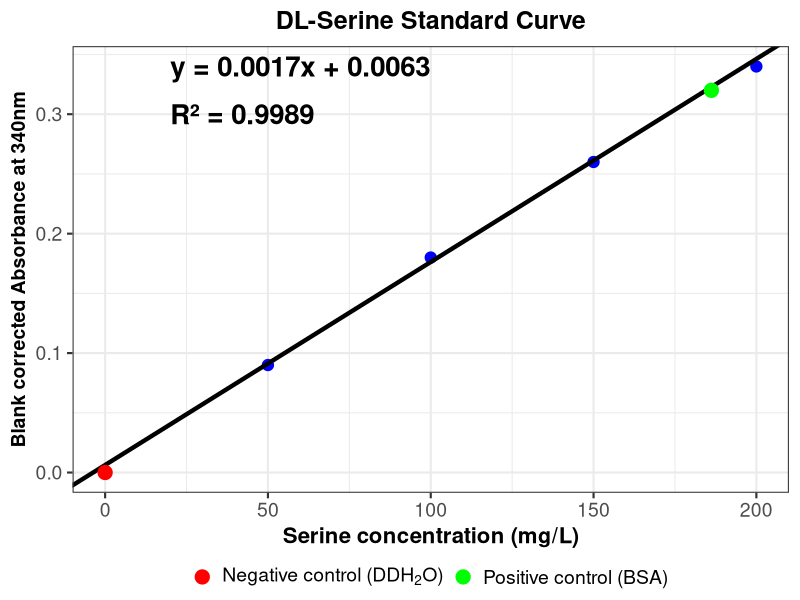

Recreate this plot in R.
# ---------------------------------------------------------
# DL-SERINE STANDARD CURVE 
# ---------------------------------------------------------

library(ggplot2)

# 1. Standard curve data
std_df <- data.frame(
  Serine = c(0, 50, 100, 150, 200),
  Abs    = c(0.00, 0.09, 0.18, 0.26, 0.34)
)

pos_df <- data.frame(
  Serine = 186.19,
  Abs    = 0.32,
  Type   = "Positive control (BSA)"
)

neg_df <- data.frame(
  Serine = 0,
  Abs    = 0.00,
  Type   = "Negative control (DDH2O)"
)

# 2. Regression model (from excel master sheet)
eq <- "y = 0.0017x + 0.0063"
r2 <- "R² = 0.9989"

# 4. Inset plot with crisp fonts
p_std_small <- ggplot(std_df, aes(x = Serine, y = Abs)) +
  geom_point(size = 3.5, colour = "blue") +
  
  # Solid regression line
  geom_abline(
    intercept = 0.0063,
    slope     = 0.0017,
    colour    = "black",
    linewidth = 1.5
  ) +
  
  geom_point(data = pos_df, aes(colour = Type), size = 4.5) +
  geom_point(data = neg_df, aes(colour = Type), size = 4.5) +
  
  scale_colour_manual(
    values = c("Negative control (DDH2O)" = "red",
               "Positive control (BSA)" = "green"),
    labels = c(
      expression("Negative control (DDH"["2"]*"O)"),
      "Positive control (BSA)"
    )
  ) +
  
  labs(
    title = "DL-Serine Standard Curve",
    x = "Serine concentration (mg/L)",
    y = "Blank corrected Absorbance at 340nm",
    colour = NULL
  ) +
  
  # CRISP, LARGE EQUATION + R²
  annotate("text", x = 20, y = 0.34, label = eq, size = 7, fontface = "bold", hjust = 0) +
  annotate("text", x = 20, y = 0.30, label = r2, size = 7, fontface = "bold", hjust = 0) +
  
  theme_bw(base_size = 16) +
  theme(
    # Centered title
    plot.title = element_text(size = 18, face = "bold", hjust = 0.5),
    
    # Axis titles (Y-axis smaller)
    axis.title.x = element_text(size = 16, face = "bold"),
    axis.title.y = element_text(size = 14, face = "bold"),
    
    # Axis text
    axis.text = element_text(size = 14),
    
    # Legend
    legend.position = "bottom",
    legend.text = element_text(size = 14),
    legend.key = element_rect(fill = NA, colour = NA),
    legend.key.width  = unit(0.15, "cm"),
    legend.key.height = unit(0.15, "cm"),
    legend.spacing.x  = unit(0.15, "cm"),
    legend.spacing.y  = unit(0.15, "cm"),
    legend.margin     = margin(t = -4)
  )

# ---------------------------------------------------------
# 5. PRINT PLOT
# ---------------------------------------------------------

print(p_std_small)
